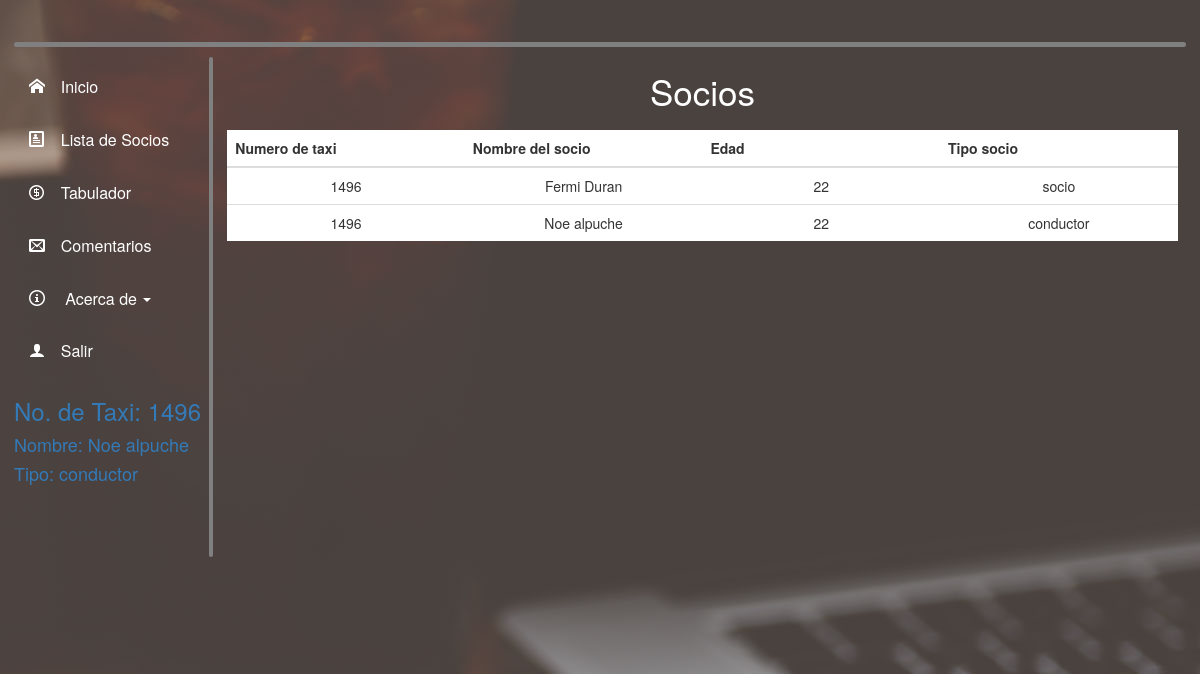
The app's page /TaxiSeguro/static/php/sistema/sistema.php?p=sociolista (signed in) with its own data.
### tables this page shows
CREATE TABLE `socio` (
  `id` int(10) NOT NULL,
  `numerotaxi` int(10) NOT NULL,
  `nombresocio` varchar(255) NOT NULL,
  `password` varchar(25) NOT NULL,
  `edad` int(3) NOT NULL,
  `tiposocio` varchar(25) NOT NULL,
  `foto` longblob NOT NULL
);

### TaxiSeguro/static/php/sistema/sociolista.php (the view, shortened to what this page needs)
<section class="principalinfo">
<h2>Socios</h2>
<?php
    include("conexion.php");
    if($_SESSION['tiposocio']=="administrador") {
        $query="SELECT id, numerotaxi, nombresocio, password, edad, tiposocio FROM socio";
    }else if($_SESSION['tiposocio']=="socio") {
        $query="SELECT id, numerotaxi, nombresocio, password, edad, tiposocio FROM socio WHERE numerotaxi LIKE '$numerotaxi%'";
    }else{
        $query="SELECT id, numerotaxi, nombresocio, password, edad, tiposocio FROM socio WHERE numerotaxi LIKE '$numerotaxi%'";
    }
    $resultado=$mysqli->query($query);
?>
<div class="table-responsive tabla22" id="tabledefinida">
    <table class="table table-hover tabla1">
        <thead>
        <tr class="encabezadotabla">
            <th>Numero de taxi</th>
            <th>Nombre del socio</th>
            <th>Edad</th>
            <th>Tipo socio</th>
        </tr>
        </thead>
        <tbody>
        <?php while($socio=$resultado->fetch_assoc()){ ?>
                <tr>
                    <td><?php echo $socio['numerotaxi'];?></td>
                    <td><?php echo $socio['nombresocio'];?></td>
                    <td><?php echo $socio['edad'];?></td>
                    <td><?php echo $socio['tiposocio'];?></td>
                </tr>
                <?php } ?>
        </tbody>
    </table>
</div>
</section>

### TaxiSeguro/static/css/stylesistema.css (style rules this page uses)
@media (min-width: 720px) { * { margin: 0%; padding: 0%; border:0%; } }
@media (min-width: 720px) { body { margin-left: 1em; margin-right: 1em; text-align: center; } }
@media (min-width: 720px) { .principalinfo { margin-left: 1em; margin-top: 1em; float: left; height: 555px; width: 81.1%; } }
@media (min-width: 720px) { .principalinfo > h2 { font-size: 35px; margin: .15em; margin-top: .15em; margin-bottom: .15em; color: white; padding-top: .15em; padding-bottom: .15em; border-radius: 50px; } }
@media (min-width: 720px) { .tabla1 { margin-top: 1%; background-color: white; } }
@media (min-width: 720px) { .tabla1 td { width: 16.6%; } }
@media (min-width: 720px) { .encabezadotabla { background: #b0c4de; background-color: white; } }

### TaxiSeguro/static/css/movilsistema.css (style rules this page uses)
* { margin: 0%; padding: 0%; border:0%; }
body { margin-left: 1em; margin-right: 1em; text-align: center; }
h2,h3,h4 { color: white; }
.principalinfo { margin-left: 1%; margin-top: 1%; float: left; height: 100%; width: 100%; }
.encabezadotabla { background: #b0c4de; background-color: white; }
.tabla22 { display: none; }

### TaxiSeguro/static/php/sistema/sistema.php (style rules this page uses)
body { background-image: url("../../img/header.jpg"); background-size: cover, no-repeat; }

### records on screen
socio: numerotaxi "1496", nombresocio "Fermi Duran", edad "22", tiposocio "socio"
socio: numerotaxi "1496", nombresocio "Noe alpuche", edad "22", tiposocio "conductor"

### other values on screen
$_SESSION['numerotaxi'] "1496"
$_SESSION['nombresocio'] "Noe alpuche"
$_SESSION['tiposocio'] "conductor"
